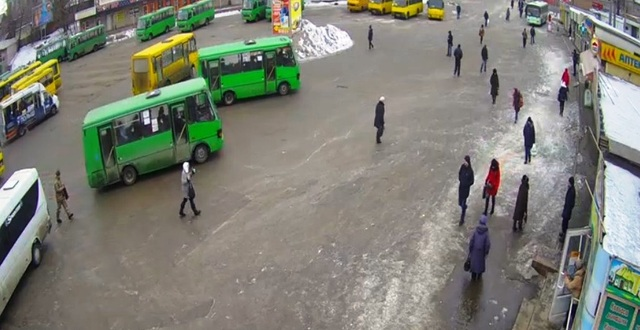
#> input picture PROJECT/1_600.jpg, 640 x 330 px, given in place of the camera
$ python kenny.py   (older library calls are emulated)
#> lines starting #> are read from the running program, lines starting #| are printed output that depends on the picture; after the words box and inside, x2 and y2 are one past the last pixel; in counts of white or black regions, pixels touching at a corner belong together
# ~*~ coding: utf8 ~*~

import cv2, numpy as np
from collections import deque
import math

if __name__ == '__main__':
    cam = cv2.VideoCapture(0)
    thresh1 = 100
    thresh2 = 200
    window = deque([])
    results = []
    for i in range(15):
        window.append(np.zeros((480,640,3), np.uint8))
    while (cam.isOpened):
        _, img = cam.read()
#> img is the input picture: shape (330, 640, 3); mean B, G, R 118, 128.2, 126.9
        gray = cv2.cvtColor(img, cv2.COLOR_BGR2GRAY)
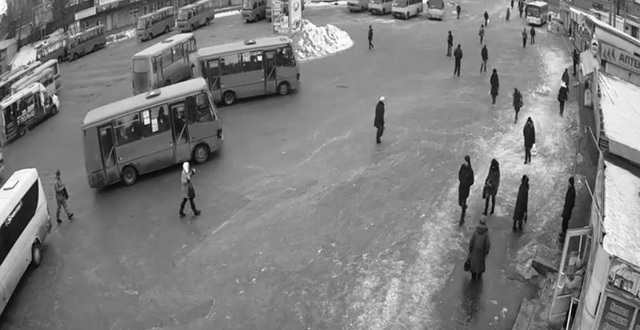
#> gray: shape (330, 640); min 0, max 255, mean 126.6
        gray = cv2.equalizeHist(gray)
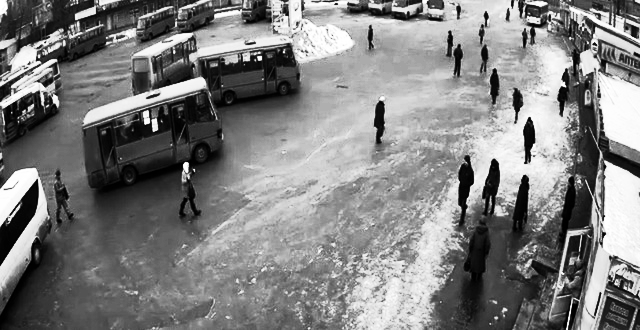
#> gray: shape (330, 640); min 0, max 255, mean 128.5


        _, edges1 = cv2.threshold(gray, 40, 255,+cv2.THRESH_BINARY_INV)
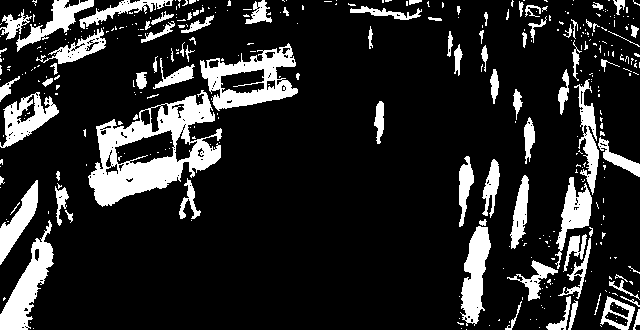
#> edges1: shape (330, 640); 15.7% white; 396 white regions (309 under 20 px), largest, box (x1, y1, x2, y2) and area: (88, 90, 222, 207) 6534, (200, 43, 298, 111) 2869, (0, 220, 54, 330) 2198
        temp = np.copy(edges1)
        edges1 = temp[50:350,150:540]
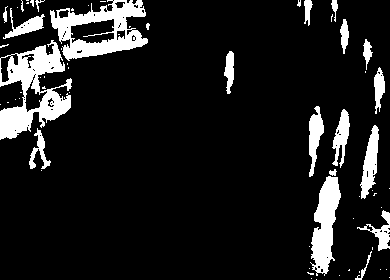
#> edges1: shape (280, 390); 11.4% white; 67 white regions (46 under 20 px)
        # обнаружение контуров
        edges = np.copy(edges1)
        contours, hierarchy  = cv2.findContours(edges, cv2.RETR_EXTERNAL,
                                                cv2.CHAIN_APPROX_SIMPLE)
#> contours = 66 contours, 48 with area under 20; largest, box (x1, y1, x2, y2) and area: (0, 40, 72, 140) 3672, (50, 0, 148, 61) 3582, (310, 176, 341, 276) 1638, (360, 125, 379, 199) 671, (309, 106, 324, 177) 500
        a = 0
        results = []
        for i in contours:
            (x,y,), r = cv2.minEnclosingCircle(i)
            sx, sy, ex, ey = cv2.boundingRect(i)
            ex = ex + sx
            ey = ey + sy
            d = math.sqrt((ex - sx)**2+(ey - sy)**2)
            sx,sy, ex, ey = map(int, [sx, sy, ex, ey])
            rect = cv2.minAreaRect(i)
            box = cv2.cv.BoxPoints(rect)
            target = np.float32(([0,0], [0,300], [300,300]))

            if d >= 15:
                results.append(np.copy(
                   edges1 [sy:ey, sx:ex]
                ))
                cv2.rectangle(img, (sx+150,sy+50),
                              (ex+150, ey+50), (255,255,0), 1)
            a = a+1
#> this loop made 66 passes
#> (x, y, r, sx, sy, ex, ey, d) on passes 1, 2, 3, 4, 5, 7, 8, 10, 13, 14, 16, 17: (316, 279, 0.0001, 316, 279, 317, 280, 1.41), (311, 278, 0.0001, 311, 278, 312, 279, 1.41), (389, 277, 0.0001, 389, 277, 390, 278, 1.41), (339, 275, 0.0001, 339, 275, 340, 276, 1.41), (310, 273, 3.16, 307, 272, 314, 275, 7.62), (386, 269, 0.0001, 386, 269, 387, 270, 1.41), (380, 269, 0.0001, 380, 269, 381, 270, 1.41), (309, 268, 0.0001, 309, 268, 310, 269, 1.41), (309, 246, 0.0001, 309, 246, 310, 247, 1.41), (353, 218, 0.0001, 353, 218, 354, 219, 1.41), (381, 207, 0.0001, 381, 207, 382, 208, 1.41), (359, 196, 0.0001, 359, 196, 360, 197, 1.41)
#> i on passes 40, 41, 42, 44, 48, 54: [[68, 67], [68, 68]], [[67, 63], [67, 64]], [[49, 52]], [[61, 48], [61, 49]], [[129, 26], [129, 27], [130, 26]], [[17, 7]]
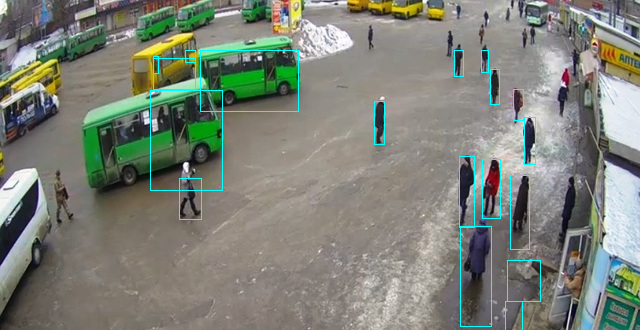
#> img: shape (330, 640, 3); 1.18% of pixels changed, all inside (x1, y1, x2, y2) = (150, 50, 541, 330)

        # вывод на экран
        text = "contours = %d" \
               % len(contours)
        cv2.putText(edges1, text, (50,50), cv2.FONT_HERSHEY_PLAIN,
                    1.2, (255,255,255), 1)
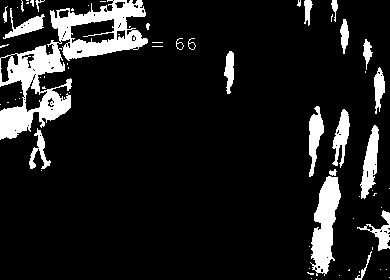
#> edges1: shape (280, 390); 11.5% white; 69 white regions (47 under 20 px), largest, box (x1, y1, x2, y2) and area: (0, 0, 148, 140) 6185, (310, 176, 341, 276) 1752, (360, 125, 379, 199) 739
        cv2.imshow("img", img)
        cv2.imshow("canny", edges1)
        key = cv2.waitKey(100) & 0xff
#> (key Esc is pressed here)
        if key == 27:
            break
        elif key == ord('+'):
            thresh1 = thresh1 + 10
        elif key == ord('-'):
            thresh1 = max(0, thresh1 - 10)
        elif key == ord('*'):
            thresh2 = thresh2 + 10
        elif key == ord('/'):
            thresh2 = max(0, thresh2 - 10)
        elif key == ord(' '):
            w = 0
            for res in results:
                tmp = np.copy(res)
                tmp = cv2.resize(tmp,(300,300), fx=2, fy=2, interpolation=cv2.INTER_CUBIC)
                cv2.imshow(str(w), tmp)
                w = w+1

$ run again, on PROJECT/3299.jpg
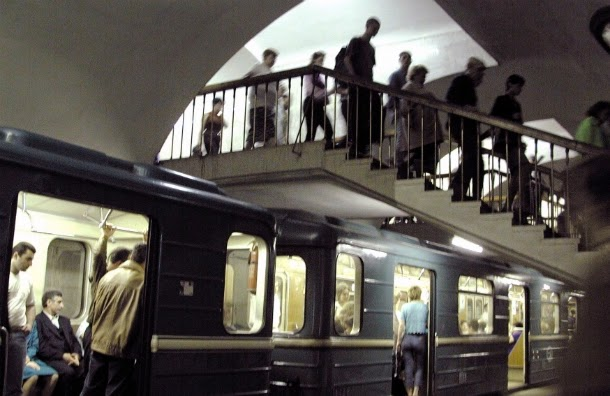
#> input picture PROJECT/3299.jpg, 610 x 396 px, given in place of the camera
#> img is the input picture: shape (396, 610, 3); mean B, G, R 80.8, 86.3, 90.8
#> `_, edges1 = cv2.threshold(gray, 40, 255,+cv2.THRESH_BINARY_INV)`:
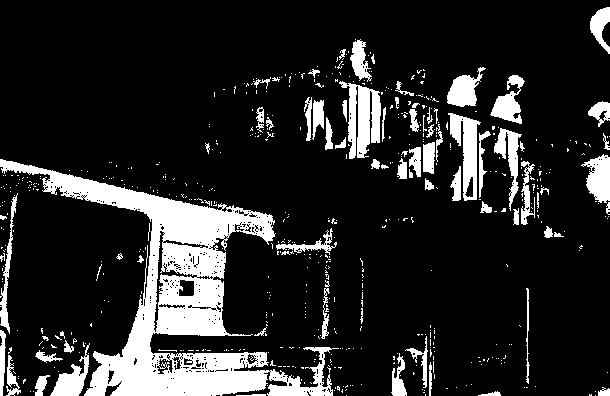
#> edges1: shape (396, 610); 15.9% white; 593 white regions (514 under 20 px), largest, box (x1, y1, x2, y2) and area: (0, 159, 339, 396) 21133, (339, 81, 381, 159) 1829, (448, 113, 481, 201) 1344
#> contours = 360 contours, 325 with area under 20; largest, box (x1, y1, x2, y2) and area: (0, 144, 126, 292) 10650, (189, 31, 231, 109) 1598, (298, 63, 331, 151) 1306, (297, 17, 336, 57) 736, (344, 78, 372, 161) 690
#> the loop `for i in contours:` made 360 passes
#> (x, y, r, sx, sy, ex, ey, d) on passes 1 to 3: (280, 299, 0.0001, 280, 299, 281, 300, 1.41), (196, 299, 0.0001, 196, 299, 197, 300, 1.41), (93.5, 299, 0.5, 93, 299, 95, 300, 2.24)
#> `cv2.putText(edges1, text, (50,50), cv2.FONT_HERSHEY_PLAIN, 1.2, (255,2..`:
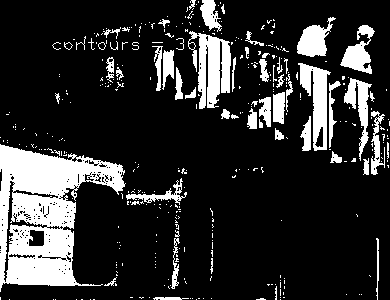
#> edges1: shape (300, 390); 18.4% white; 366 white regions (308 under 20 px), largest, box (x1, y1, x2, y2) and area: (0, 144, 126, 292) 9755, (188, 31, 231, 109) 1938, (298, 63, 331, 151) 1344
